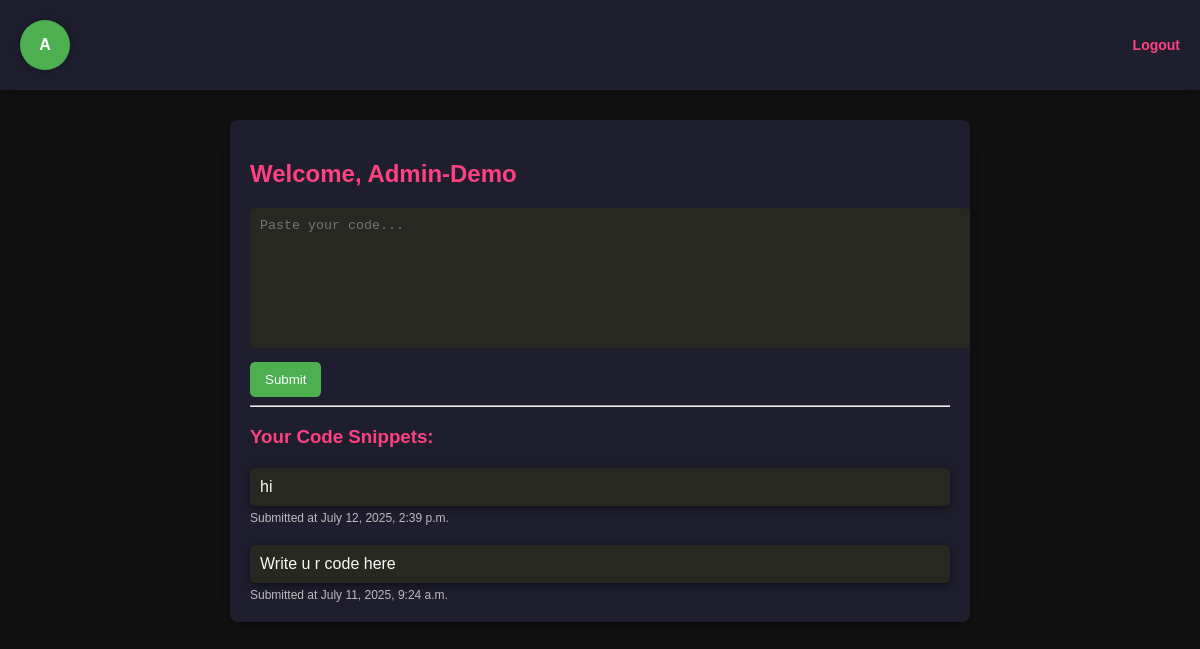
The app's page / (signed in), older data.
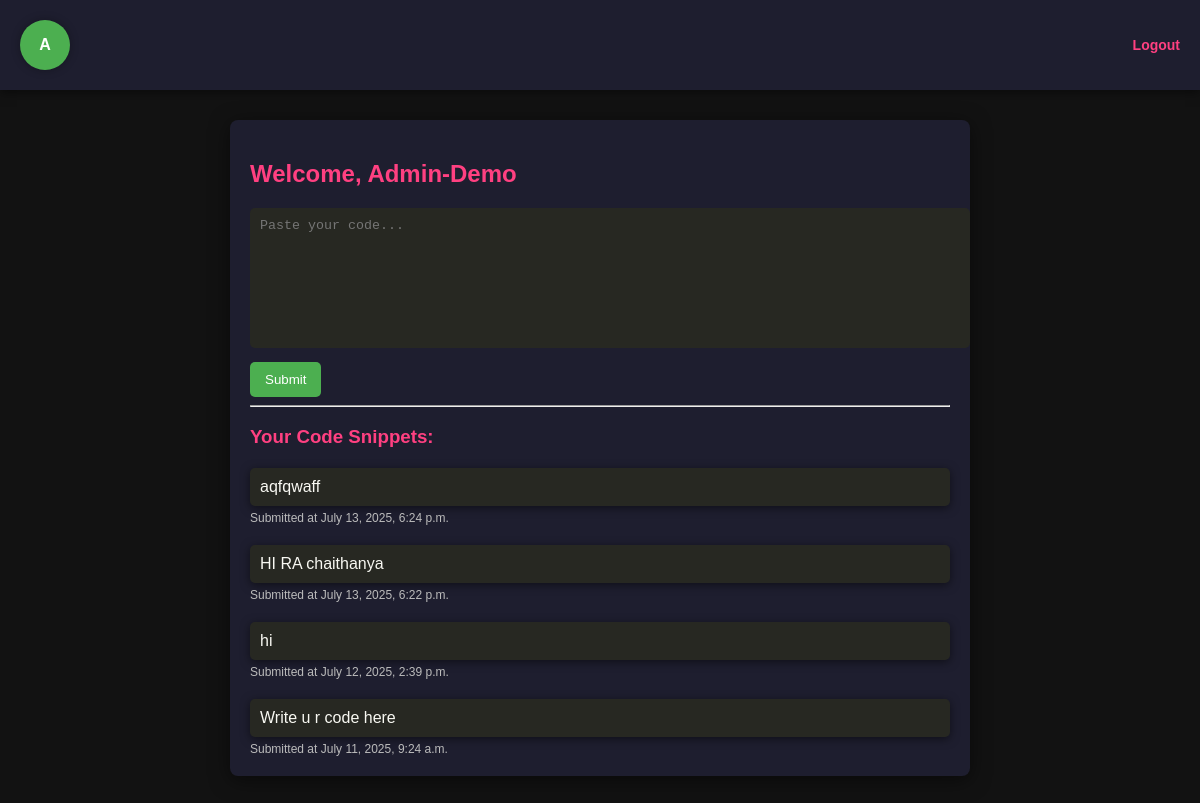
The same page, newer data.
### data/models.py (models this page shows, shortened)
class CodePost(models.Model):
    user = models.ForeignKey(User, on_delete=models.CASCADE)
    code = models.TextField()
    created_at = models.DateTimeField(auto_now_add=True)

### data/views.py (the view)
# urls.py: 2. Add a URL to urlpatterns:  path('', views.home, name='home')
@login_required(login_url='login')
def home(request):
    if request.method == 'POST':
        code = request.POST.get('code')
        if code:
            CodePost.objects.create(user=request.user, code=code)
    posts = CodePost.objects.filter(user=request.user).order_by('-created_at')
    return render(request, 'data/home.html', {
        'posts': posts
    })

### data/templates/data/home.html (shortened to what this page needs)
<!DOCTYPE html>
<html lang="en">
<head>
</head>
<body>
    <div class="header">
        <div class="user-circle">{{ request.user.username|first }}</div>
        <a href="{% url 'logout' %}" class="logout">Logout</a>
    </div>
    <div class="container">
        <h2>Welcome, {{ request.user.username|title }}</h2>
        <form method="POST">
            <textarea name="code" placeholder="Paste your code..."></textarea>
            <br>
            <button type="submit">Submit</button>
        </form>
        <hr>
        <h3>Your Code Snippets:</h3>
        {% for post in posts %}
            <div class="code-block">{{ post.code }}</div>
            <div class="meta">Submitted at {{ post.created_at }}</div>
        {% empty %}
            <p>No code submitted yet.</p>
        {% endfor %}
    </div>
</body>
</html>

Row changes from the older to the newer data that the page shows:
added CodePost: code "aqfqwaff", created_at "July 13, 2025, 6:24 p.m."
added CodePost: code "HI RA chaithanya", created_at "July 13, 2025, 6:22 p.m."
